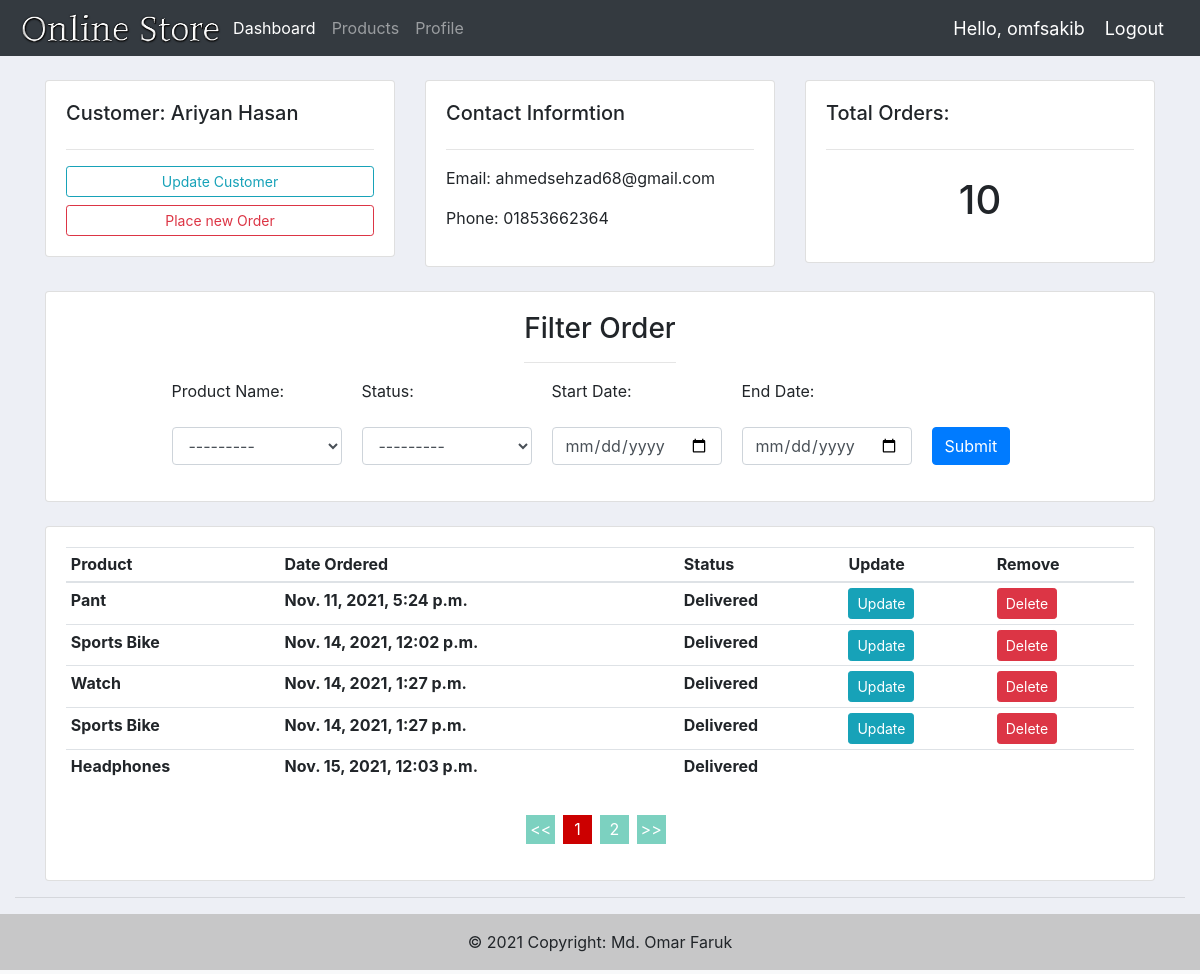
The page /customer/4/ (signed in) on the database its author committed.
### accounts/models.py (models this page shows, shortened)
class Customer(models.Model):
    user = models.OneToOneField(User, null = True,blank=True ,on_delete=models.CASCADE)
    phone = models.CharField(max_length=200, null=True )
    profile_pic = models.ImageField(default="profile.png",null = True,blank = True)
    date_created = models.DateTimeField(auto_now_add=True, null=True)

class Product(models.Model):
    shopowner = models.ForeignKey(ShopOwner, null=True, on_delete= models.SET_NULL)
    name = models.CharField(max_length=200, null=True)
    price = models.FloatField(null=True)
    category = models.ManyToManyField(Category)
    description = models.CharField(max_length=200, null=True,blank=True)
    date_created = models.DateTimeField(auto_now_add=True, null=True)
    tags = models.ManyToManyField(Tag)
    digital = models.BooleanField(default=False, null=True, blank=False)
    img = models.ImageField(default="product-pic.jpg",null = True,blank = True)
    stock = models.IntegerField(default=0, null = True,blank = True)
    discount = models.IntegerField(default=0, null = True,blank = True)
    discount_amount = models.FloatField(default=0, null = True,blank = True)
    rate = models.FloatField(default=0, null = True,blank = True)
    def __str__(self):
        return self.name

### ecommerce_web/models.py (models this page shows, shortened)
class OrderItem(models.Model):
    STATUS = (
        ('Pending','Pending'),
        ('Out for delivery', 'Out for delivery'),
        ('Delivered','Delivered')
    )
    customer = models.ForeignKey(Customer, null=True, on_delete= models.SET_NULL)
    product = models.ForeignKey(Product, on_delete=models.SET_NULL, blank=True, null=True)
    shop = models.ForeignKey(ShopOwner, on_delete=models.SET_NULL, blank=True, null=True)
    order = models.ForeignKey(Order, on_delete=models.SET_NULL, blank=True, null=True)
    quantity = models.IntegerField(default=0,null=True,blank=True)
    date_added = models.DateTimeField(auto_now_add=True)
    status = models.CharField(default="Pending",max_length=200,blank=True, null=True,choices=STATUS)

### accounts/decorators.py (the view)
        def wrapper_func(request, *args, **kwargs):
            group = None
            if request.user.groups.exists():
                group = request.user.groups.all()[0].name
            if group in allowed_roles:
                return view_func(request, *args, **kwargs)
            else:
                return HttpResponse('You are not authorized to this page')

### accounts/views.py (called while the page is built)
@login_required(login_url='login')
@allowed_users(allowed_roles=['shopowner'])
def customers(request, pk):
    customer = Customer.objects.get(id=pk)
    orders = customer.orderitem_set.all()
    order_count = orders.count()
    myFilter = OrderFilter(request.GET,queryset=orders)
    orders = myFilter.qs
    context = {'customer':customer,'orders':orders,'order_count':order_count,'myFilter':myFilter}
    return render(request,'accounts/customer.html',context)

### accounts/templates/accounts/customer.html (shortened to what this page needs)
{% extends 'accounts/main.html' %}
{% load static %}
{% load widget_tweaks %}
{% block content %}
    <br>
    <div class="container">
    <div class="row">
        <div class="col-md">
            <div class="card card-body">
                <h5>Customer: {{ customer.user.first_name }} {{ customer.user.last_name }}</h5>
                <hr>
                <a href="" class="btn btn-outline-info btn-sm btn-block">Update Customer</a>
                <a href="" class="btn btn-outline-danger btn-sm btn-block">Place new Order</a>
            </div>
        </div>
        <div class="col-md">
            <div class="card card-body">
                <h5>Contact Informtion</h5>
                <hr>
                <p>Email: {{ customer.user.email }}</p>
                <p>Phone: {{ customer.phone }}</p>
            </div>
        </div>
        <div class="col-md">
            <div class="card card-body">
                <h5>Total Orders:</h5>
                <hr>
                <h1 style="text-align: center;padding: 10px;">{{ order_count }}</h1>
            </div>
        </div>
    </div>
    <br>
    <div class="row">
        <div class="col">
            <div class="card card-body" style="align-items: center;">
                <div class="text-center">
                    <h3>Filter Order</h3>
                    <hr>
                </div>
                <form method="get">
                    <p class="filter-form">Product Name: <br><br> {{ myFilter.form.product|add_class:'form-control' }}</p>
                    <p class="filter-form">Status: <br><br>{{ myFilter.form.status|add_class:'form-control' }}</p>
                    <p class="filter-form">Start Date: <br><br><input class="form-control" type="date" name="start_date" id="id_start_date"></p>
                    <p class="filter-form">End Date: <br><br><input class="form-control" type="date" name="end_date" id="id_end_date"></p>
                    <p class="filter-form"><br><br><input class="btn btn-primary"  type="submit" name="Search" ></p>
                </form>
            </div>
        </div>
    </div>
    <br>
    <div class="row">
        <div class="col-md">
            <div class="card card-body">
                <table class="table table-sm paginated">
                    <thead>
                    <tr>
                        <th>Product</th>
                        <th>Date Ordered</th>
                        <th>Status</th>
                        <th>Update</th>
                        <th>Remove</th>
                    </tr>
                </thead>
                <tbody>
                    {% for order in orders %}
                    <tr>
                        <th>{{order.product}}</th>
                        <th>{{order.date_added}}</th>
                        <th>{{order.status}}</th>
                        {% if request.user.shopowner == order.shop %}
                        <td><a class="btn btn-sm btn-info" href="{% url 'update_order' order.id %}">Update</a></td>
                        <td><a class="btn btn-sm btn-danger" href="{% url 'delete_order' order.id %}">Delete</a></td>
                        {% else %}
                        <td></td>
                        <td></td>
                        {% endif %}
                    </tr>
                    {% endfor %}
                </tbody>
                </table>
            </div>
        </div>
    </div>
</div>
{% endblock %}

### accounts/templates/accounts/navbar.html (shortened to what this page needs)
{% load static %}
<nav class="navbar navbar-expand-lg navbar-dark bg-dark">
    <img src="{% static 'images/logo.png'%}" alt="" height="40px">
    <div class="collapse navbar-collapse" id="navbarNav">
      <ul class="navbar-nav">
        {% if request.user.is_staff %}
        <li class="nav-item active">
          <a class="nav-link" href="{% url 'home' %}">Dashboard</a>
        </li>
        <li class="nav-item">
          <a class="nav-link" href="{% url 'products' %}">Products</a>
        </li>
        <li class="nav-item">
          <a class="nav-link" href="{% url 'account' %}">Profile</a>
        </li>
        {% endif %}
      </ul>
    </div>
    <span class="hello-msg">Hello, {{request.user}}</span>
    <span ><a class="hello-msg" href="{% url 'logout' %}">Logout</a></span>
  </nav>

### static/css/main.css (style rules this page uses)
body { background-color: #edeff5; }

### accounts/templates/accounts/navbar.html (style rules this page uses)
.hello-msg { font-size:18px; color:#fff; margin-right: 20px; }

### accounts/templates/accounts/customer.html (style rules this page uses)
.filter-form { width: 170px; float: left; display: inline-block; margin-right: 20px; }
.filter-form:last-child { width: 77px; }

### rows shown on the page
Customer: user.first_name "Ariyan", user.last_name "Hasan", user.email "ahmedsehzad68@gmail.com", phone "01853662364"
OrderItem: product "Pant", date_added "Nov. 11, 2021, 5:24 p.m.", status "Delivered", shows "Update"
OrderItem: product "Sports Bike", date_added "Nov. 14, 2021, 12:02 p.m.", status "Delivered", shows "Update"
OrderItem: product "Watch", date_added "Nov. 14, 2021, 1:27 p.m.", status "Delivered", shows "Update"
OrderItem: product "Sports Bike", date_added "Nov. 14, 2021, 1:27 p.m.", status "Delivered", shows "Update"
OrderItem: product "Headphones", date_added "Nov. 15, 2021, 12:03 p.m.", status "Delivered"

### other values the page prints
{{ request.user }} "omfsakib"
{{ order_count }} "10"
